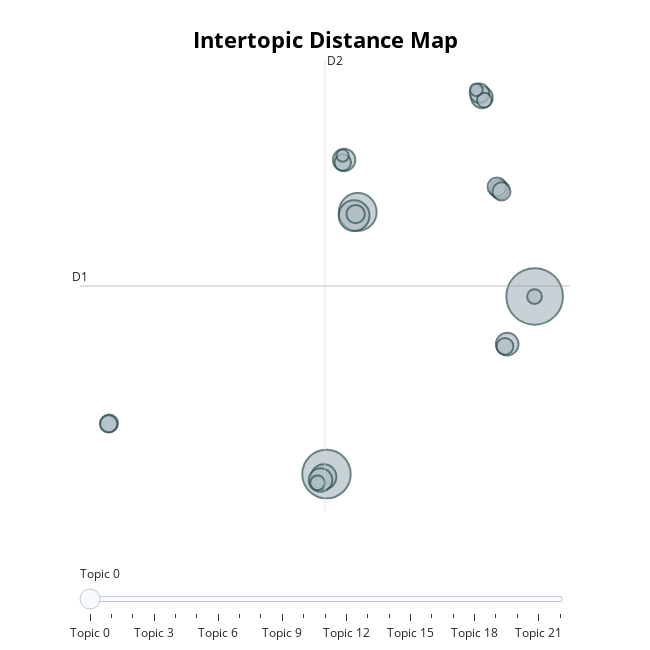
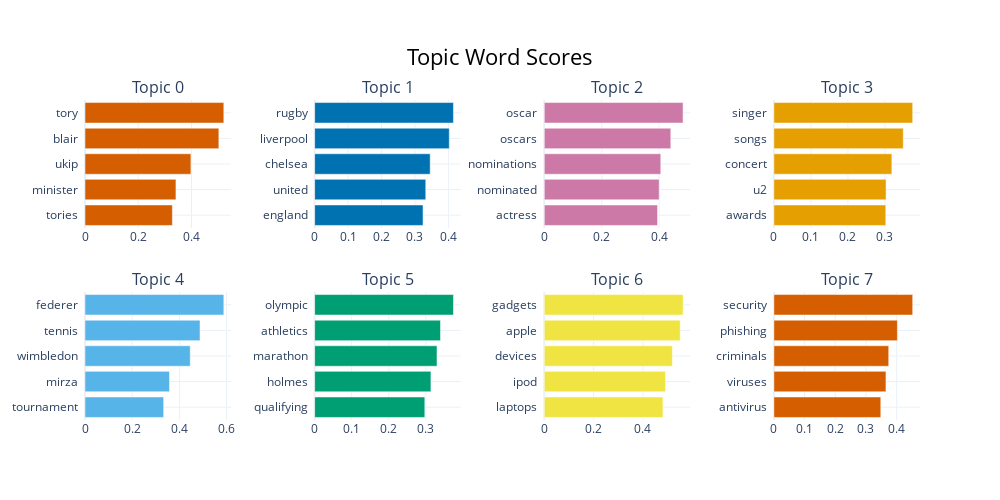

Notebook source saved alongside these figures, in order:
### Code cell
info_df_enhanced = topic_model_baseline.get_topic_info()
clean_df_enhanced = info_df_enhanced[info_df["Topic"] != -1].copy()

clean_df_enhanced["Top Keywords"] = clean_df_enhanced["Representation"].apply(clean_keywords)

display_table_enhanced = clean_df_enhanced[["Topic", "Count", "Top Keywords"]]

display(display_table_enhanced.head(5))

fig_map_enhanced = topic_model_baseline.visualize_topics()
fig_map_enhanced.show()

fig_bar_enhanced = topic_model_baseline.visualize_barchart(top_n_topics=8)
fig_bar_enhanced.show()

### Figure 1 — Plotly figure (JSON) as saved in the notebook; plotly's stock layout.template omitted (floating-point values rounded to 4 significant figures)
{"data": [{"customdata": [[0, "tory | blair | ukip | minister | tories", 236], [1, "rugby | liverpool | chelsea | united | england", 173], [2, "oscar | oscars | nominations | nominated | actress", 105], [3, "singer | songs | concert | u2 | awards", 70], [4, "federer | tennis | wimbledon | mirza | tournament", 47], [5, "olympic | athletics | marathon | holmes | qualifying", 41], [6, "gadgets | apple | devices | ipod | laptops", 38], [7, "security | phishing | criminals | viruses | antivirus", 37], [8, "yukos | yushchenko | yuganskneftegas | bankruptcy | yugansk", 34], [9, "euronext | lse | boerse | euros | shareholder", 28], [10, "economy | growth | spending | fed | economic", 26], [11, "mortgage | inflation | housing | rates | market", 26], [12, "itv1 | celebrity | housemates | viewers | channel", 25], [13, "currency | dollar | exports | deficits | euro", 24], [14, "broadband | telephony | internet | providers | provider", 23], [15, "mobiles | nokia | mobile | phones | 3g", 22], [16, "playstation | consoles | nintendo | sony | gameboy", 21], [17, "piracy | filesharing | bittorrent | itunes | files", 20], [18, "iaaf | olympic | olympics | athletes | sprinter", 16], [19, "insurers | insurer | securities | firms | fraud", 16], [20, "aid | blair | poverty | subsidies | debt", 16], [21, "airlines | airline | boeing | ryanair | airbus", 12], [22, "searchers | searching | search | google | yahoo", 11]], "hovertemplate": "<b>Topic %{customdata[0]}</b><br>%{customdata[1]}<br>Size: %{customdata[2]}", "legendgroup": "", "marker": {"color": "#B0BEC5", "size": [236, 173, 105, 70, 47, 41, 38, 37, 34, 28, 26, 26, 25, 24, 23, 22, 21, 20, 16, 16, 16, 12, 11], "sizemode": "area", "sizeref": 0.1475, "symbol": "circle", "line": {"color": "DarkSlateGrey", "width": 2}}, "mode": "markers", "name": "", "orientation": "v", "showlegend": false, "x": [17.42, 2.025, 4.337, 4.069, 1.823, 1.587, 15.39, 3.328, 13.52, 13.34, 14.8, 14.63, 4.18, 14.97, -14.04, -14.09, 15.22, 3.229, 1.367, 13.7, 17.41, 13.11, 3.216], "xaxis": "x", "y": [-0.5828, -13.86, 5.726, 5.459, -14.06, -14.3, -4.149, 9.614, 14.29, 14.61, 7.432, 7.602, 5.569, 7.267, -10.07, -10.11, -4.313, 9.423, -14.52, 14.08, -0.5969, 14.86, 9.932], "yaxis": "y", "type": "scatter"}], "layout": {"xaxis": {"anchor": "y", "domain": [0.0, 1.0], "title": {"text": ""}, "visible": false, "range": [-16.2, 20.03]}, "yaxis": {"anchor": "x", "domain": [0.0, 1.0], "title": {"text": ""}, "visible": false, "range": [-16.7, 17.09]}, "legend": {"tracegroupgap": 0, "itemsizing": "constant"}, "margin": {"t": 60}, "title": {"font": {"size": 22, "color": "Black"}, "text": "<b>Intertopic Distance Map</b>", "y": 0.95, "x": 0.5, "xanchor": "center", "yanchor": "top"}, "hoverlabel": {"font": {"size": 16, "family": "Rockwell"}, "bgcolor": "white"}, "width": 650, "height": 650, "sliders": [{"active": 0, "pad": {"t": 50}, "steps": [{"args": [{"marker.color": [["red", "#B0BEC5", "#B0BEC5", "#B0BEC5", "#B0BEC5", "#B0BEC5", "#B0BEC5", "#B0BEC5", "#B0BEC5", "#B0BEC5", "#B0BEC5", "#B0BEC5", "#B0BEC5", "#B0BEC5", "#B0BEC5", "#B0BEC5", "#B0BEC5", "#B0BEC5", "#B0BEC5", "#B0BEC5", "#B0BEC5", "#B0BEC5", "#B0BEC5"]]}], "label": "Topic 0", "method": "update"}, {"args": [{"marker.color": [["#B0BEC5", "red", "#B0BEC5", "#B0BEC5", "#B0BEC5", "#B0BEC5", "#B0BEC5", "#B0BEC5", "#B0BEC5", "#B0BEC5", "#B0BEC5", "#B0BEC5", "#B0BEC5", "#B0BEC5", "#B0BEC5", "#B0BEC5", "#B0BEC5", "#B0BEC5", "#B0BEC5", "#B0BEC5", "#B0BEC5", "#B0BEC5", "#B0BEC5"]]}], "label": "Topic 1", "method": "update"}, {"args": [{"marker.color": [["#B0BEC5", "#B0BEC5", "red", "#B0BEC5", "#B0BEC5", "#B0BEC5", "#B0BEC5", "#B0BEC5", "#B0BEC5", "#B0BEC5", "#B0BEC5", "#B0BEC5", "#B0BEC5", "#B0BEC5", "#B0BEC5", "#B0BEC5", "#B0BEC5", "#B0BEC5", "#B0BEC5", "#B0BEC5", "#B0BEC5", "#B0BEC5", "#B0BEC5"]]}], "label": "Topic 2", "method": "update"}, {"args": [{"marker.color": [["#B0BEC5", "#B0BEC5", "#B0BEC5", "red", "#B0BEC5", "#B0BEC5", "#B0BEC5", "#B0BEC5", "#B0BEC5", "#B0BEC5", "#B0BEC5", "#B0BEC5", "#B0BEC5", "#B0BEC5", "#B0BEC5", "#B0BEC5", "#B0BEC5", "#B0BEC5", "#B0BEC5", "#B0BEC5", "#B0BEC5", "#B0BEC5", "#B0BEC5"]]}], "label": "Topic 3", "method": "update"}, {"args": [{"marker.color": [["#B0BEC5", "#B0BEC5", "#B0BEC5", "#B0BEC5", "red", "#B0BEC5", "#B0BEC5", "#B0BEC5", "#B0BEC5", "#B0BEC5", "#B0BEC5", "#B0BEC5", "#B0BEC5", "#B0BEC5", "#B0BEC5", "#B0BEC5", "#B0BEC5", "#B0BEC5", "#B0BEC5", "#B0BEC5", "#B0BEC5", "#B0BEC5", "#B0BEC5"]]}], "label": "Topic 4", "method": "update"}, {"args": [{"marker.color": [["#B0BEC5", "#B0BEC5", "#B0BEC5", "#B0BEC5", "#B0BEC5", "red", "#B0BEC5", "#B0BEC5", "#B0BEC5", "#B0BEC5", "#B0BEC5", "#B0BEC5", "#B0BEC5", "#B0BEC5", "#B0BEC5", "#B0BEC5", "#B0BEC5", "#B0BEC5", "#B0BEC5", "#B0BEC5", "#B0BEC5", "#B0BEC5", "#B0BEC5"]]}], "label": "Topic 5", "method": "update"}, {"args": [{"marker.color": [["#B0BEC5", "#B0BEC5", "#B0BEC5", "#B0BEC5", "#B0BEC5", "#B0BEC5", "red", "#B0BEC5", "#B0BEC5", "#B0BEC5", "#B0BEC5", "#B0BEC5", "#B0BEC5", "#B0BEC5", "#B0BEC5", "#B0BEC5", "#B0BEC5", "#B0BEC5", "#B0BEC5", "#B0BEC5", "#B0BEC5", "#B0BEC5", "#B0BEC5"]]}], "label": "Topic 6", "method": "update"}, {"args": [{"marker.color": [["#B0BEC5", "#B0BEC5", "#B0BEC5", "#B0BEC5", "#B0BEC5", "#B0BEC5", "#B0BEC5", "red", "#B0BEC5", "#B0BEC5", "#B0BEC5", "#B0BEC5", "#B0BEC5", "#B0BEC5", "#B0BEC5", "#B0BEC5", "#B0BEC5", "#B0BEC5", "#B0BEC5", "#B0BEC5", "#B0BEC5", "#B0BEC5", "#B0BEC5"]]}], "label": "Topic 7", "method": "update"}, {"args": [{"marker.color": [["#B0BEC5", "#B0BEC5", "#B0BEC5", "#B0BEC5", "#B0BEC5", "#B0BEC5", "#B0BEC5", "#B0BEC5", "red", "#B0BEC5", "#B0BEC5", "#B0BEC5", "#B0BEC5", "#B0BEC5", "#B0BEC5", "#B0BEC5", "#B0BEC5", "#B0BEC5", "#B0BEC5", "#B0BEC5", "#B0BEC5", "#B0BEC5", "#B0BEC5"]]}], "label": "Topic 8", "method": "update"}, {"args": [{"marker.color": [["#B0BEC5", "#B0BEC5", "#B0BEC5", "#B0BEC5", "#B0BEC5", "#B0BEC5", "#B0BEC5", "#B0BEC5", "#B0BEC5", "red", "#B0BEC5", "#B0BEC5", "#B0BEC5", "#B0BEC5", "#B0BEC5", "#B0BEC5", "#B0BEC5", "#B0BEC5", "#B0BEC5", "#B0BEC5", "#B0BEC5", "#B0BEC5", "#B0BEC5"]]}], "label": "Topic 9", "method": "update"}, {"args": [{"marker.color": [["#B0BEC5", "#B0BEC5", "#B0BEC5", "#B0BEC5", "#B0BEC5", "#B0BEC5", "#B0BEC5", "#B0BEC5", "#B0BEC5", "#B0BEC5", "red", "#B0BEC5", "#B0BEC5", "#B0BEC5", "#B0BEC5", "#B0BEC5", "#B0BEC5", "#B0BEC5", "#B0BEC5", "#B0BEC5", "#B0BEC5", "#B0BEC5", "#B0BEC5"]]}], "label": "Topic 10", "method": "update"}, {"args": [{"marker.color": [["#B0BEC5", "#B0BEC5", "#B0BEC5", "#B0BEC5", "#B0BEC5", "#B0BEC5", "#B0BEC5", "#B0BEC5", "#B0BEC5", "#B0BEC5", "#B0BEC5", "red", "#B0BEC5", "#B0BEC5", "#B0BEC5", "#B0BEC5", "#B0BEC5", "#B0BEC5", "#B0BEC5", "#B0BEC5", "#B0BEC5", "#B0BEC5", "#B0BEC5"]]}], "label": "Topic 11", "method": "update"}, {"args": [{"marker.color": [["#B0BEC5", "#B0BEC5", "#B0BEC5", "#B0BEC5", "#B0BEC5", "#B0BEC5", "#B0BEC5", "#B0BEC5", "#B0BEC5", "#B0BEC5", "#B0BEC5", "#B0BEC5", "red", "#B0BEC5", "#B0BEC5", "#B0BEC5", "#B0BEC5", "#B0BEC5", "#B0BEC5", "#B0BEC5", "#B0BEC5", "#B0BEC5", "#B0BEC5"]]}], "label": "Topic 12", "method": "update"}, {"args": [{"marker.color": [["#B0BEC5", "#B0BEC5", "#B0BEC5", "#B0BEC5", "#B0BEC5", "#B0BEC5", "#B0BEC5", "#B0BEC5", "#B0BEC5", "#B0BEC5", "#B0BEC5", "#B0BEC5", "#B0BEC5", "red", "#B0BEC5", "#B0BEC5", "#B0BEC5", "#B0BEC5", "#B0BEC5", "#B0BEC5", "#B0BEC5", "#B0BEC5", "#B0BEC5"]]}], "label": "Topic 13", "method": "update"}, {"args": [{"marker.color": [["#B0BEC5", "#B0BEC5", "#B0BEC5", "#B0BEC5", "#B0BEC5", "#B0BEC5", "#B0BEC5", "#B0BEC5", "#B0BEC5", "#B0BEC5", "#B0BEC5", "#B0BEC5", "#B0BEC5", "#B0BEC5", "red", "#B0BEC5", "#B0BEC5", "#B0BEC5", "#B0BEC5", "#B0BEC5", "#B0BEC5", "#B0BEC5", "#B0BEC5"]]}], "label": "Topic 14", "method": "update"}, {"args": [{"marker.color": [["#B0BEC5", "#B0BEC5", "#B0BEC5", "#B0BEC5", "#B0BEC5", "#B0BEC5", "#B0BEC5", "#B0BEC5", "#B0BEC5", "#B0BEC5", "#B0BEC5", "#B0BEC5", "#B0BEC5", "#B0BEC5", "#B0BEC5", "red", "#B0BEC5", "#B0BEC5", "#B0BEC5", "#B0BEC5", "#B0BEC5", "#B0BEC5", "#B0BEC5"]]}], "label": "Topic 15", "method": "update"}, {"args": [{"marker.color": [["#B0BEC5", "#B0BEC5", "#B0BEC5", "#B0BEC5", "#B0BEC5", "#B0BEC5", "#B0BEC5", "#B0BEC5", "#B0BEC5", "#B0BEC5", "#B0BEC5", "#B0BEC5", "#B0BEC5", "#B0BEC5", "#B0BEC5", "#B0BEC5", "red", "#B0BEC5", "#B0BEC5", "#B0BEC5", "#B0BEC5", "#B0BEC5", "#B0BEC5"]]}], "label": "Topic 16", "method": "update"}, {"args": [{"marker.color": [["#B0BEC5", "#B0BEC5", "#B0BEC5", "#B0BEC5", "#B0BEC5", "#B0BEC5", "#B0BEC5", "#B0BEC5", "#B0BEC5", "#B0BEC5", "#B0BEC5", "#B0BEC5", "#B0BEC5", "#B0BEC5", "#B0BEC5", "#B0BEC5", "#B0BEC5", "red", "#B0BEC5", "#B0BEC5", "#B0BEC5", "#B0BEC5", "#B0BEC5"]]}], "label": "Topic 17", "method": "update"}, {"args": [{"marker.color": [["#B0BEC5", "#B0BEC5", "#B0BEC5", "#B0BEC5", "#B0BEC5", "#B0BEC5", "#B0BEC5", "#B0BEC5", "#B0BEC5", "#B0BEC5", "#B0BEC5", "#B0BEC5", "#B0BEC5", "#B0BEC5", "#B0BEC5", "#B0BEC5", "#B0BEC5", "#B0BEC5", "red", "#B0BEC5", "#B0BEC5", "#B0BEC5", "#B0BEC5"]]}], "label": "Topic 18", "method": "update"}, {"args": [{"marker.color": [["#B0BEC5", "#B0BEC5", "#B0BEC5", "#B0BEC5", "#B0BEC5", "#B0BEC5", "#B0BEC5", "#B0BEC5", "#B0BEC5", "#B0BEC5", "#B0BEC5", "#B0BEC5", "#B0BEC5", "#B0BEC5", "#B0BEC5", "#B0BEC5", "#B0BEC5", "#B0BEC5", "#B0BEC5", "red", "#B0BEC5", "#B0BEC5", "#B0BEC5"]]}], "label": "Topic 19", "method": "update"}, {"args": [{"marker.color": [["#B0BEC5", "#B0BEC5", "#B0BEC5", "#B0BEC5", "#B0BEC5", "#B0BEC5", "#B0BEC5", "#B0BEC5", "#B0BEC5", "#B0BEC5", "#B0BEC5", "#B0BEC5", "#B0BEC5", "#B0BEC5", "#B0BEC5", "#B0BEC5", "#B0BEC5", "#B0BEC5", "#B0BEC5", "#B0BEC5", "red", "#B0BEC5", "#B0BEC5"]]}], "label": "Topic 20", "method": "update"}, {"args": [{"marker.color": [["#B0BEC5", "#B0BEC5", "#B0BEC5", "#B0BEC5", "#B0BEC5", "#B0BEC5", "#B0BEC5", "#B0BEC5", "#B0BEC5", "#B0BEC5", "#B0BEC5", "#B0BEC5", "#B0BEC5", "#B0BEC5", "#B0BEC5", "#B0BEC5", "#B0BEC5", "#B0BEC5", "#B0BEC5", "#B0BEC5", "#B0BEC5", "red", "#B0BEC5"]]}], "label": "Topic 21", "method": "update"}, {"args": [{"marker.color": [["#B0BEC5", "#B0BEC5", "#B0BEC5", "#B0BEC5", "#B0BEC5", "#B0BEC5", "#B0BEC5", "#B0BEC5", "#B0BEC5", "#B0BEC5", "#B0BEC5", "#B0BEC5", "#B0BEC5", "#B0BEC5", "#B0BEC5", "#B0BEC5", "#B0BEC5", "#B0BEC5", "#B0BEC5", "#B0BEC5", "#B0BEC5", "#B0BEC5", "red"]]}], "label": "Topic 22", "method": "update"}]}], "shapes": [{"line": {"color": "#CFD8DC", "width": 2}, "type": "line", "x0": 1.916, "x1": 1.916, "y0": -16.7, "y1": 17.09}, {"line": {"color": "#9E9E9E", "width": 2}, "type": "line", "x0": -16.2, "x1": 20.03, "y0": 0.1949, "y1": 0.1949}], "annotations": [{"showarrow": false, "text": "D1", "x": -16.2, "y": 0.1949, "yshift": 10}, {"showarrow": false, "text": "D2", "x": 1.916, "xshift": 10, "y": 17.09}]}}

### Figure 2 — Plotly figure (JSON) as saved in the notebook; plotly's stock layout.template omitted (floating-point values rounded to 4 significant figures)
{"data": [{"marker": {"color": "#D55E00"}, "orientation": "h", "x": [0.3281, 0.3415, 0.3977, 0.5026, 0.5213], "y": ["tories  ", "minister  ", "ukip  ", "blair  ", "tory  "], "type": "bar", "xaxis": "x", "yaxis": "y"}, {"marker": {"color": "#0072B2"}, "orientation": "h", "x": [0.3242, 0.3323, 0.3456, 0.4026, 0.4151], "y": ["england  ", "united  ", "chelsea  ", "liverpool  ", "rugby  "], "type": "bar", "xaxis": "x2", "yaxis": "y2"}, {"marker": {"color": "#CC79A7"}, "orientation": "h", "x": [0.3945, 0.4002, 0.4058, 0.4407, 0.4834], "y": ["actress  ", "nominated  ", "nominations  ", "oscars  ", "oscar  "], "type": "bar", "xaxis": "x3", "yaxis": "y3"}, {"marker": {"color": "#E69F00"}, "orientation": "h", "x": [0.3023, 0.303, 0.3187, 0.3494, 0.3749], "y": ["awards  ", "u2  ", "concert  ", "songs  ", "singer  "], "type": "bar", "xaxis": "x4", "yaxis": "y4"}, {"marker": {"color": "#56B4E9"}, "orientation": "h", "x": [0.3332, 0.3578, 0.4458, 0.4871, 0.588], "y": ["tournament  ", "mirza  ", "wimbledon  ", "tennis  ", "federer  "], "type": "bar", "xaxis": "x5", "yaxis": "y5"}, {"marker": {"color": "#009E73"}, "orientation": "h", "x": [0.2973, 0.3138, 0.3301, 0.3396, 0.3745], "y": ["qualifying  ", "holmes  ", "marathon  ", "athletics  ", "olympic  "], "type": "bar", "xaxis": "x6", "yaxis": "y6"}, {"marker": {"color": "#F0E442"}, "orientation": "h", "x": [0.4811, 0.4916, 0.5192, 0.5511, 0.5626], "y": ["laptops  ", "ipod  ", "devices  ", "apple  ", "gadgets  "], "type": "bar", "xaxis": "x7", "yaxis": "y7"}, {"marker": {"color": "#D55E00"}, "orientation": "h", "x": [0.3483, 0.3651, 0.3741, 0.4023, 0.4522], "y": ["antivirus  ", "viruses  ", "criminals  ", "phishing  ", "security  "], "type": "bar", "xaxis": "x8", "yaxis": "y8"}], "layout": {"xaxis": {"anchor": "y", "domain": [0.0, 0.175], "showgrid": true}, "yaxis": {"anchor": "x", "domain": [0.6, 1.0], "showgrid": true}, "xaxis2": {"anchor": "y2", "domain": [0.275, 0.45], "showgrid": true}, "yaxis2": {"anchor": "x2", "domain": [0.6, 1.0], "showgrid": true}, "xaxis3": {"anchor": "y3", "domain": [0.55, 0.725], "showgrid": true}, "yaxis3": {"anchor": "x3", "domain": [0.6, 1.0], "showgrid": true}, "xaxis4": {"anchor": "y4", "domain": [0.825, 1.0], "showgrid": true}, "yaxis4": {"anchor": "x4", "domain": [0.6, 1.0], "showgrid": true}, "xaxis5": {"anchor": "y5", "domain": [0.0, 0.175], "showgrid": true}, "yaxis5": {"anchor": "x5", "domain": [0.0, 0.4], "showgrid": true}, "xaxis6": {"anchor": "y6", "domain": [0.275, 0.45], "showgrid": true}, "yaxis6": {"anchor": "x6", "domain": [0.0, 0.4], "showgrid": true}, "xaxis7": {"anchor": "y7", "domain": [0.55, 0.725], "showgrid": true}, "yaxis7": {"anchor": "x7", "domain": [0.0, 0.4], "showgrid": true}, "xaxis8": {"anchor": "y8", "domain": [0.825, 1.0], "showgrid": true}, "yaxis8": {"anchor": "x8", "domain": [0.0, 0.4], "showgrid": true}, "annotations": [{"font": {"size": 16}, "showarrow": false, "text": "Topic 0", "x": 0.0875, "xanchor": "center", "xref": "paper", "y": 1.0, "yanchor": "bottom", "yref": "paper"}, {"font": {"size": 16}, "showarrow": false, "text": "Topic 1", "x": 0.3625, "xanchor": "center", "xref": "paper", "y": 1.0, "yanchor": "bottom", "yref": "paper"}, {"font": {"size": 16}, "showarrow": false, "text": "Topic 2", "x": 0.6375, "xanchor": "center", "xref": "paper", "y": 1.0, "yanchor": "bottom", "yref": "paper"}, {"font": {"size": 16}, "showarrow": false, "text": "Topic 3", "x": 0.9125, "xanchor": "center", "xref": "paper", "y": 1.0, "yanchor": "bottom", "yref": "paper"}, {"font": {"size": 16}, "showarrow": false, "text": "Topic 4", "x": 0.0875, "xanchor": "center", "xref": "paper", "y": 0.4, "yanchor": "bottom", "yref": "paper"}, {"font": {"size": 16}, "showarrow": false, "text": "Topic 5", "x": 0.3625, "xanchor": "center", "xref": "paper", "y": 0.4, "yanchor": "bottom", "yref": "paper"}, {"font": {"size": 16}, "showarrow": false, "text": "Topic 6", "x": 0.6375, "xanchor": "center", "xref": "paper", "y": 0.4, "yanchor": "bottom", "yref": "paper"}, {"font": {"size": 16}, "showarrow": false, "text": "Topic 7", "x": 0.9125, "xanchor": "center", "xref": "paper", "y": 0.4, "yanchor": "bottom", "yref": "paper"}], "title": {"font": {"size": 22, "color": "Black"}, "text": "Topic Word Scores", "x": 0.5, "xanchor": "center", "yanchor": "top"}, "hoverlabel": {"font": {"size": 16, "family": "Rockwell"}, "bgcolor": "white"}, "showlegend": false, "width": 1000, "height": 500}}
